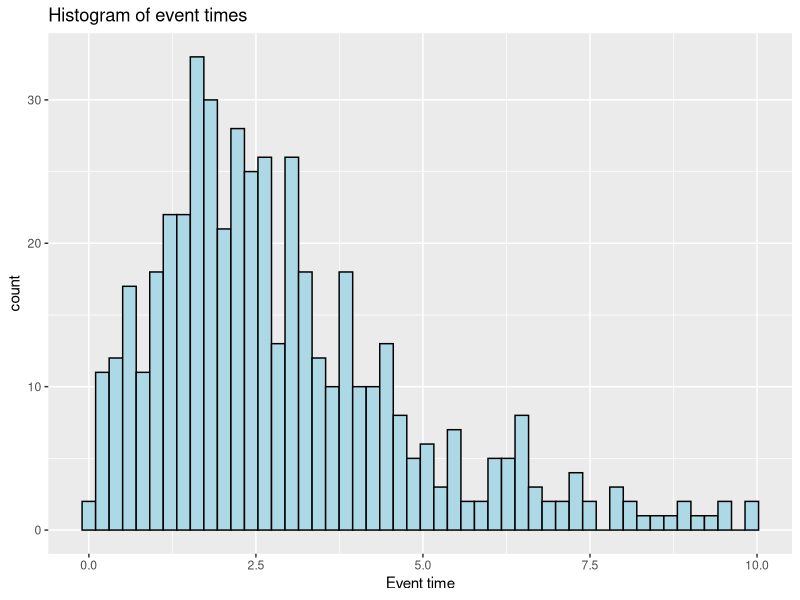
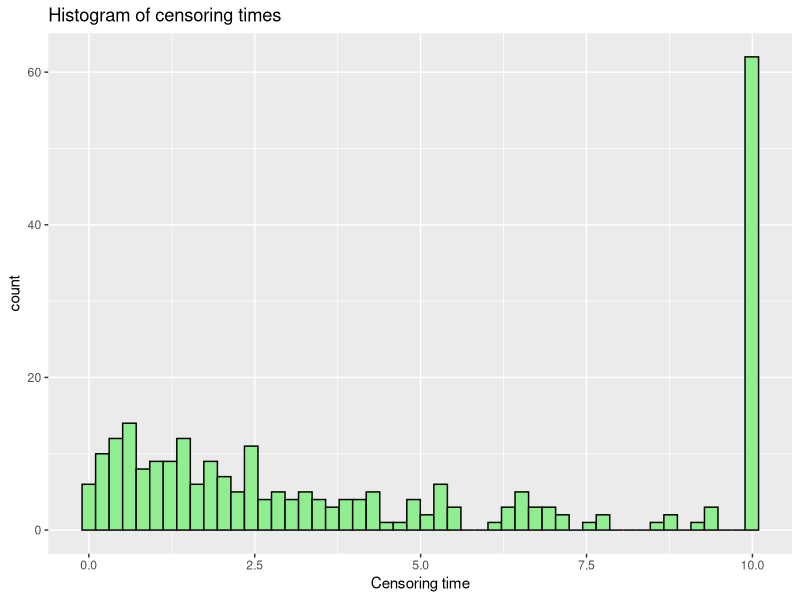

These figures' R source, in order: (Note: this script raises an error after producing the figures.)
library(data.table)
library(dplyr)
library(tidyr)
library(ggplot2)

dir_data <- paste0(here::here(), "/data")

# helpers ----
sim_weibull <- function(
  formula,
  n = 500,
  cut = seq(0, 10, by = 0.1),
  lambda_cens = 0.1
) {

  df <- tibble::tibble(
    id = 1:n,
    time = NA,
    status = NA,
    x1 = rnorm(n, 0, 1),
    x2 = rbinom(n, 1, 0.5),
    x3 = runif(n, -1, 1)
  )

  # logh(t)=log(α)+(α−1)log(t)−αlog(s) (so base R / English wiki parametrization of Weibull distribution)
  # logh(t)=(time terms) + linear_predictor
  # linear_predictor = -alpha*log(s) --> s = exp(-linear_predictor/alpha)
  linear_predictor <- with(df, eval(parse(text = as.character(formula)[2])))
  shape <- ifelse(df$x2 == 1, 1.0, 3.0)
  scale <- exp(-linear_predictor / shape)

  # inverse-transform sampling
  u <- runif(n)
  survival_time <- scale * (-log(u))^(1 / shape)

  # censoring
  censoring_time <- pmin(rexp(n, rate = lambda_cens), max(cut))
  observed_time <- pmin(survival_time, censoring_time)
  status <- as.integer(survival_time <= censoring_time)

  df$time <- observed_time
  df$status <- status

  return(df)
}

calib_sum <- function(df) {
  n_events <- sum(df$status)
  n_cens <- nrow(df) - n_events
  n_cens_1 <- sum(df$time == 10)
  n_cens_3 <- n_cens - n_cens_1
  sum_events <- df %>% filter(status == 1) %>% pull(time) %>% summary()
  sum_cens <- df %>% filter(status == 0) %>% pull(time) %>% summary()
  hist_events <- df %>%
    filter(status == 1) %>%
    ggplot(aes(x = time)) +
    geom_histogram(bins = 50, fill = "lightblue", color = "black") +
    labs(title = paste("Histogram of event times")) +
    xlab("Event time")
  hist_cens <- df %>%
    filter(status == 0) %>%
    ggplot(aes(x = time)) +
    geom_histogram(bins = 50, fill = "lightgreen", color = "black") +
    labs(title = paste("Histogram of censoring times")) +
    xlab("Censoring time")

  out <- list(
    n_events = n_events,
    n_cens = n_cens,
    n_cens_1 = n_cens_1,
    n_cens_3 = n_cens_3,
    sum_events = sum_events,
    sum_cens = sum_cens,
    hist_events = hist_events,
    hist_cens = hist_cens
  )

  return(out)
}

# calibration ----
b0 <- -3.1
b1 <- 1.0
b2 <- 0.9
b3 <- -0.3
b4 <- 0
formula <- as.formula("~ b0 + b1*x1 + b2*x2 + b3*x1*x2 + b4*x3")
cut <- seq(0, 10, by = 0.1)
lambda_cens <- 0.07
n <- 750

instance <- sim_weibull(
  formula = formula,
  n = n,
  cut = cut,
  lambda_cens = lambda_cens
)

calib <- calib_sum(instance)
calib$n_events

n_total = calib$n_events + calib$n_cens
calib$n_cens / n_total
calib$n_cens_1 / n_total
calib$n_cens_3 / n_total
calib$sum_events
calib$sum_cens
calib$hist_events
calib$hist_cens

# parameters ----
b0 <- -3.1
b1 <- 1.0
b2 <- 0.9
b3 <- -0.3
b4 <- 0
formula <- as.formula("~ b0 + b1*x1 + b2*x2 + b3*x1*x2 + b4*x3")
cut <- seq(0, 10, by = 0.1)
lambda_cens <- 0.07
ns <- c(750, 10000)
nsim <- 100

# run ----
datasets <- list()
set.seed(11022022)

start.time <- Sys.time()
for(n in ns) {
  key <- paste0("n", n)
  datasets[[key]] <- list()

  for(i in seq_len(nsim)) {
    instance <- sim_weibull(
      formula = formula,
      n = n,
      cut = cut,
      lambda_cens = lambda_cens
    )
    datasets[[key]][[i]] <- instance
  }
}
end.time <- Sys.time()
run.time <- end.time - start.time
print(run.time)

# save ----
saveRDS(datasets, file = file.path(dir_data, "datasets_sim_weibull.rds"))
